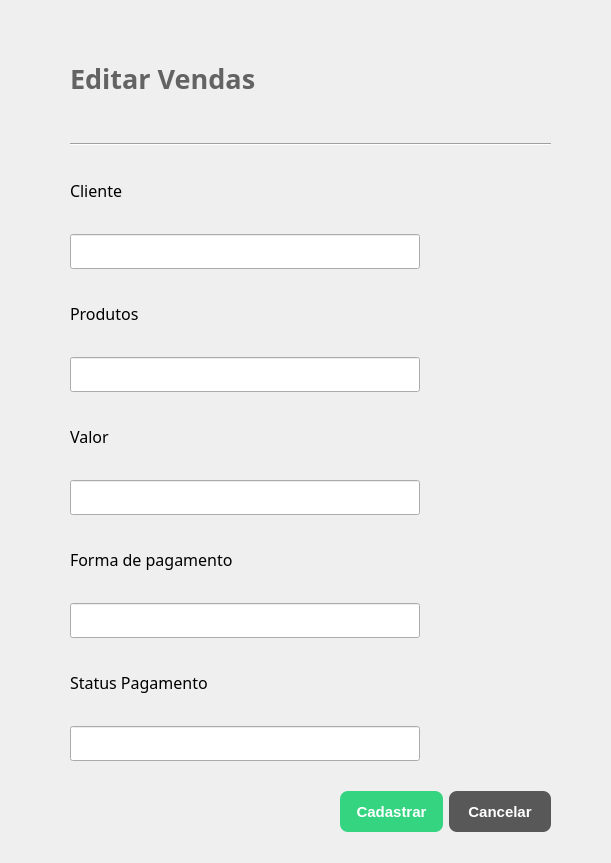
<?xml version="1.0" encoding="UTF-8"?>
<ui version="4.0">
 <class>editarVendas</class>
 <widget class="QDialog" name="editarVendas">
  <property name="geometry">
   <rect>
    <x>0</x>
    <y>0</y>
    <width>611</width>
    <height>863</height>
   </rect>
  </property>
  <property name="windowTitle">
   <string>Dialog</string>
  </property>
  <widget class="QWidget" name="layoutWidget">
   <property name="geometry">
    <rect>
     <x>70</x>
     <y>20</y>
     <width>481</width>
     <height>741</height>
    </rect>
   </property>
   <layout class="QVBoxLayout" name="verticalLayout_1">
    <item>
     <widget class="QLabel" name="Editar_Cliente">
      <property name="font">
       <font>
        <family>Montserrat ExtraBold</family>
        <pointsize>20</pointsize>
        <weight>75</weight>
        <bold>true</bold>
       </font>
      </property>
      <property name="styleSheet">
       <string notr="true">color: rgb(99, 99, 99);</string>
      </property>
      <property name="text">
       <string>Editar Vendas</string>
      </property>
     </widget>
    </item>
    <item>
     <widget class="Line" name="line">
      <property name="orientation">
       <enum>Qt::Horizontal</enum>
      </property>
     </widget>
    </item>
    <item>
     <layout class="QVBoxLayout" name="verticalLayout_2">
      <item>
       <widget class="QLabel" name="label_2">
        <property name="font">
         <font>
          <family>Montserrat Medium</family>
          <pointsize>12</pointsize>
         </font>
        </property>
        <property name="text">
         <string>Cliente</string>
        </property>
       </widget>
      </item>
      <item>
       <widget class="QLineEdit" name="editarVendasCliente">
        <property name="maximumSize">
         <size>
          <width>350</width>
          <height>35</height>
         </size>
        </property>
        <property name="font">
         <font>
          <pointsize>12</pointsize>
         </font>
        </property>
       </widget>
      </item>
     </layout>
    </item>
    <item>
     <layout class="QVBoxLayout" name="verticalLayout_3">
      <item>
       <widget class="QLabel" name="label_4">
        <property name="font">
         <font>
          <family>Montserrat Medium</family>
          <pointsize>12</pointsize>
         </font>
        </property>
        <property name="text">
         <string>Produtos</string>
        </property>
       </widget>
      </item>
      <item>
       <widget class="QLineEdit" name="editarVendasProdutos">
        <property name="maximumSize">
         <size>
          <width>350</width>
          <height>35</height>
         </size>
        </property>
        <property name="font">
         <font>
          <pointsize>12</pointsize>
         </font>
        </property>
       </widget>
      </item>
     </layout>
    </item>
    <item>
     <layout class="QVBoxLayout" name="verticalLayout_4">
      <item>
       <widget class="QLabel" name="label_5">
        <property name="font">
         <font>
          <family>Montserrat Medium</family>
          <pointsize>12</pointsize>
         </font>
        </property>
        <property name="text">
         <string>Valor</string>
        </property>
       </widget>
      </item>
      <item>
       <widget class="QLineEdit" name="editarVendasValor">
        <property name="maximumSize">
         <size>
          <width>350</width>
          <height>35</height>
         </size>
        </property>
        <property name="font">
         <font>
          <pointsize>12</pointsize>
         </font>
        </property>
       </widget>
      </item>
     </layout>
    </item>
    <item>
     <layout class="QVBoxLayout" name="verticalLayout_7">
      <item>
       <widget class="QLabel" name="label_11">
        <property name="font">
         <font>
          <family>Montserrat Medium</family>
          <pointsize>12</pointsize>
         </font>
        </property>
        <property name="text">
         <string>Forma de pagamento</string>
        </property>
       </widget>
      </item>
      <item>
       <widget class="QLineEdit" name="editarVendasPagamento">
        <property name="maximumSize">
         <size>
          <width>350</width>
          <height>35</height>
         </size>
        </property>
        <property name="font">
         <font>
          <pointsize>12</pointsize>
         </font>
        </property>
       </widget>
      </item>
     </layout>
    </item>
    <item>
     <layout class="QVBoxLayout" name="verticalLayout_5">
      <item>
       <widget class="QLabel" name="label_9">
        <property name="font">
         <font>
          <family>Montserrat Medium</family>
          <pointsize>12</pointsize>
         </font>
        </property>
        <property name="text">
         <string>Status Pagamento</string>
        </property>
       </widget>
      </item>
      <item>
       <widget class="QLineEdit" name="editarVendasStatus">
        <property name="maximumSize">
         <size>
          <width>350</width>
          <height>35</height>
         </size>
        </property>
        <property name="font">
         <font>
          <pointsize>12</pointsize>
         </font>
        </property>
       </widget>
      </item>
     </layout>
    </item>
   </layout>
  </widget>
  <widget class="QWidget" name="layoutWidget_2">
   <property name="geometry">
    <rect>
     <x>340</x>
     <y>790</y>
     <width>211</width>
     <height>43</height>
    </rect>
   </property>
   <layout class="QHBoxLayout" name="horizontalLayout">
    <item>
     <widget class="QPushButton" name="cadastrarVenda">
      <property name="minimumSize">
       <size>
        <width>0</width>
        <height>41</height>
       </size>
      </property>
      <property name="styleSheet">
       <string notr="true">QPushButton{
	background-color: #34D481;
	color: white;
	border: none;
	border-radius: 8px;
	font-weight: bold;
	font-size: 15px
}</string>
      </property>
      <property name="text">
       <string>Cadastrar</string>
      </property>
     </widget>
    </item>
    <item>
     <widget class="QPushButton" name="cancelar">
      <property name="minimumSize">
       <size>
        <width>0</width>
        <height>41</height>
       </size>
      </property>
      <property name="styleSheet">
       <string notr="true">QPushButton{
	background-color: #585858;
	color: white;
	border: none;
	border-radius: 8px;
	font-weight: bold;
	font-size: 15px
}</string>
      </property>
      <property name="text">
       <string>Cancelar</string>
      </property>
      <property name="checkable">
       <bool>true</bool>
      </property>
     </widget>
    </item>
   </layout>
  </widget>
 </widget>
 <resources/>
 <connections>
  <connection>
   <sender>cancelar</sender>
   <signal>toggled(bool)</signal>
   <receiver>editarVendas</receiver>
   <slot>close()</slot>
   <hints>
    <hint type="sourcelabel">
     <x>521</x>
     <y>809</y>
    </hint>
    <hint type="destinationlabel">
     <x>905</x>
     <y>789</y>
    </hint>
   </hints>
  </connection>
 </connections>
</ui>
